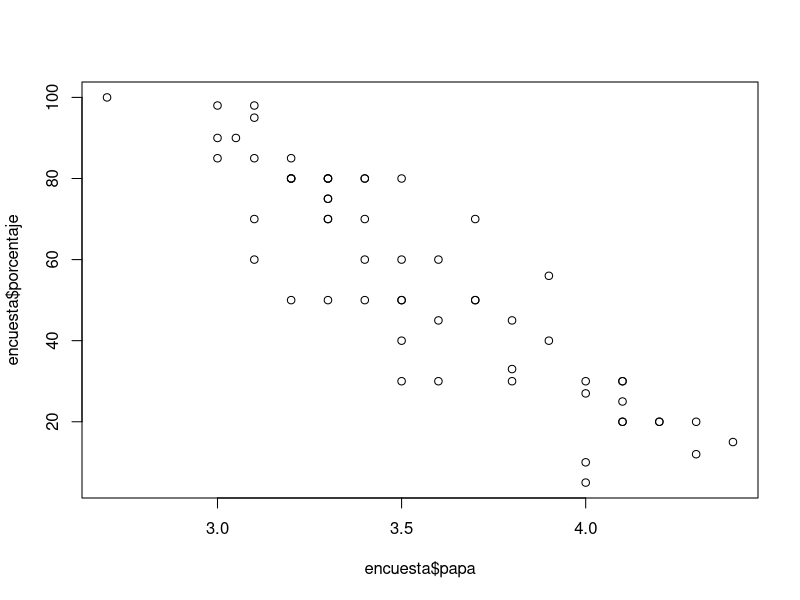
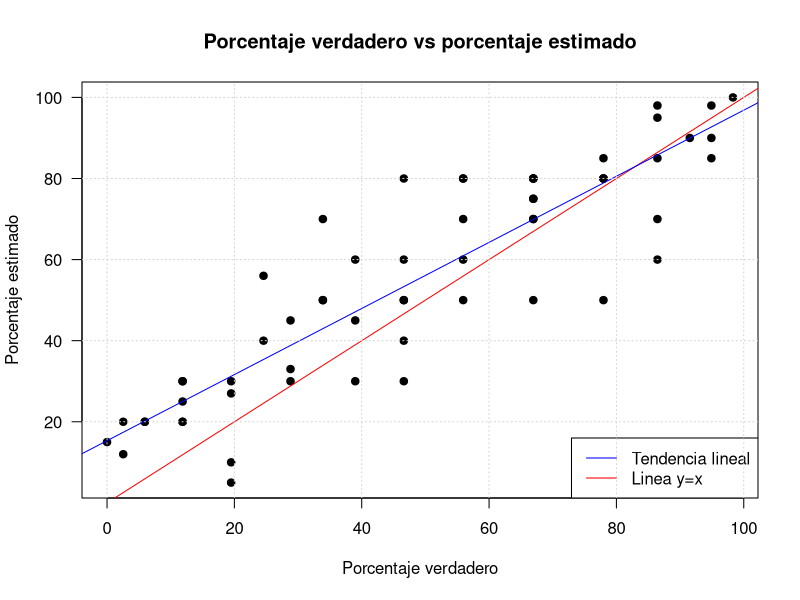

Write the R code that produced these figures, in order.
## ---- chunk 1
knitr::opts_chunk$set(echo = TRUE)
## ---- chunk 2
## Lectura de la base de base de datos.
library(readxl)
encuesta <- read_excel("encuesta1.xlsx")
## ---- chunk 3
summary(encuesta$papa)
## ---- chunk 4
summary(encuesta$porcentaje)
## ---- chunk 5
plot(encuesta$papa, encuesta$porcentaje)
## ---- chunk 6
encuesta$papa
rank(encuesta$papa)
(1 - rank(encuesta$papa)/length(encuesta$papa))*100
encuesta$vporcentaje <- (1 - rank(encuesta$papa)/length(encuesta$papa))*100
## ---- chunk 7
with(encuesta, plot(vporcentaje, porcentaje, pch = 19,
                    main = "Porcentaje verdadero vs porcentaje estimado",
     xlab = "Porcentaje verdadero",
     ylab = "Porcentaje estimado",
     las = 1))
abline(c(0, 1), col = "red")
abline(lm(encuesta$porcentaje ~ encuesta$vporcentaje), col = "blue")
legend("bottomright", legend = c("Tendencia lineal",
                              "Linea y=x"),
       lty = 1, col = c("blue", "red"))
grid()
